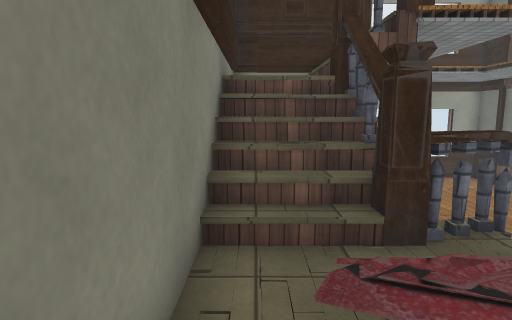
[1] (above)

17 first-person views from a walk through a Unity game level. The camera is 1.2 m above the floor, tilts 8° down and sees 75° across. The floor is counted in squares, 1 m on a side. Each view is taken from the middle of a square. On the plan, view 1 faces up. The plan holds only what a view shows up to about 14 squares ahead; the rest is blank. The place goes on beyond the plan. Some surface patterns are stand-ins.

[2]
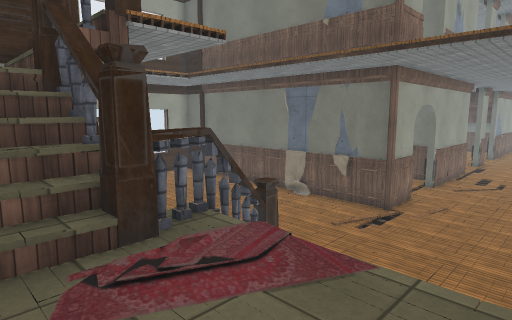

[3]
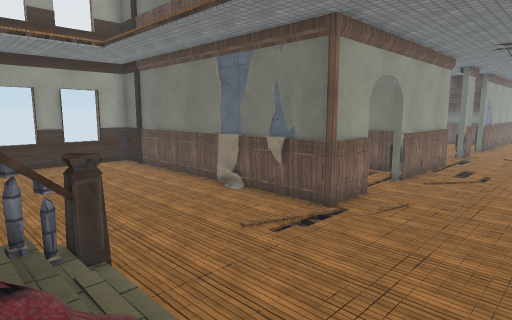

[4]
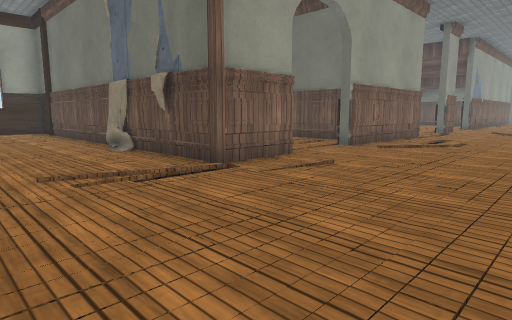

[5]
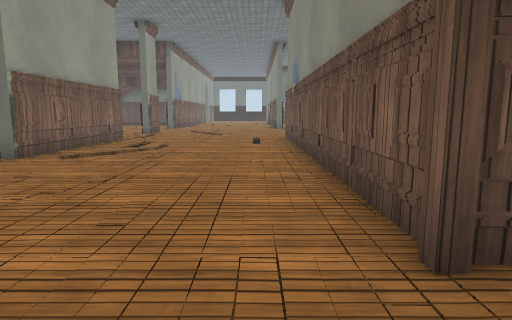

[6]
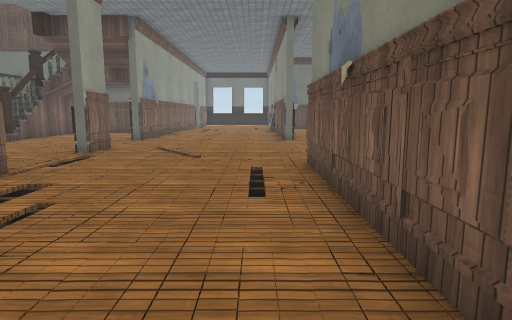

[7]
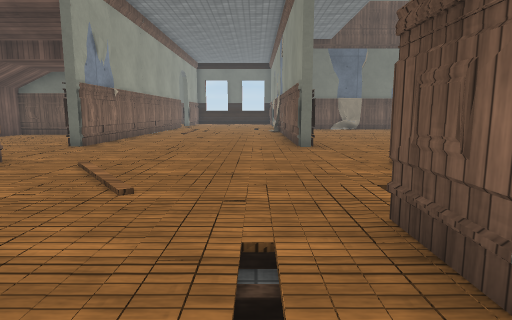

[8]
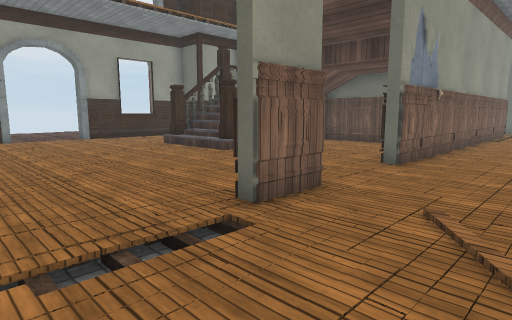

[9]
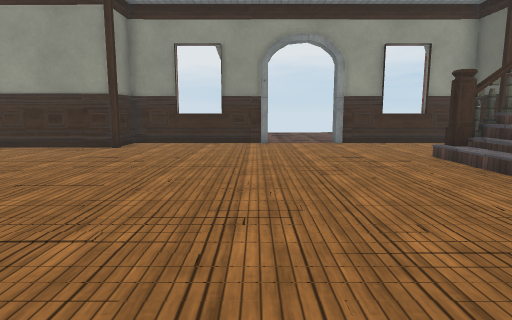

[10]
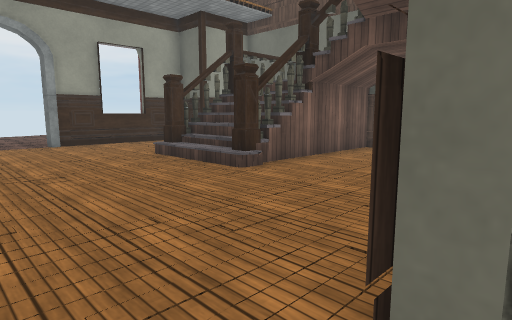

[11]
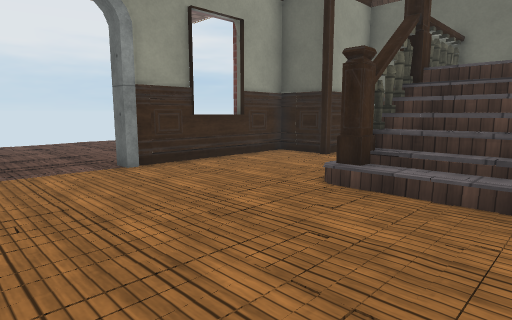

[12]
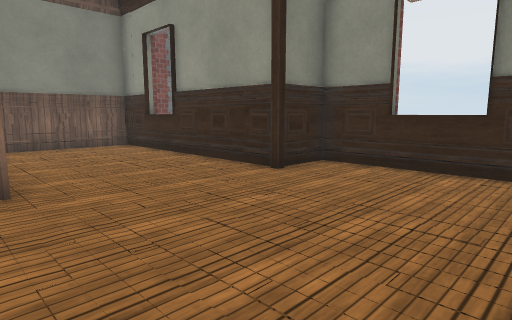

[13]
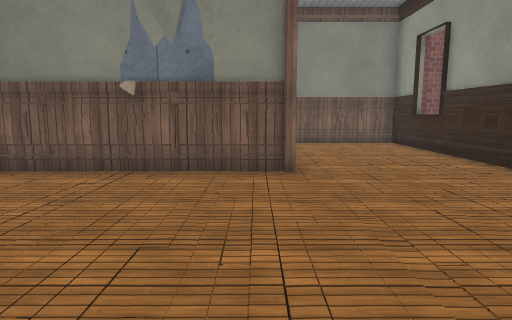

[14]
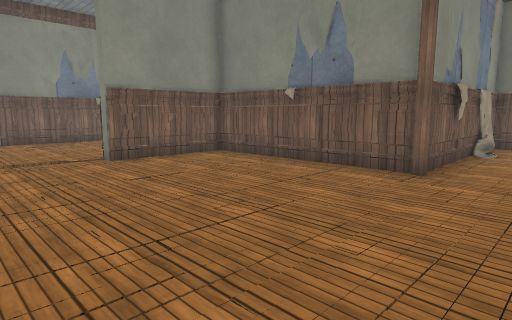

[15]
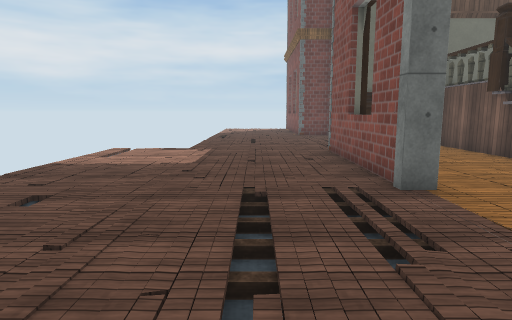

[16]
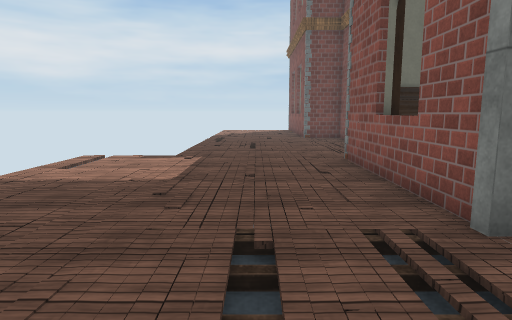

[17]
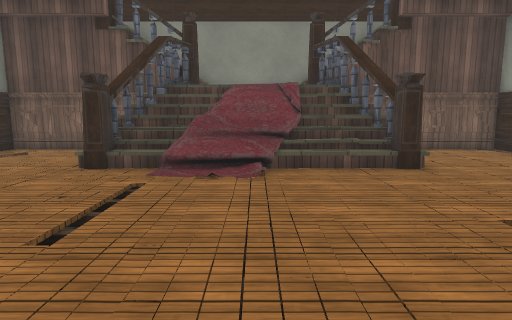

### Floor plan
Key: @ floor where view 1 was taken; # wall or solid block; x gap in a wall; . main floor; - floor 0.25 m lower than the main floor; : floor 2 m higher than the main floor; + floor 2.25 m higher than the main floor; / step, stairs or slope; = window, fence, low wall or low ledge; ^ raised ledge; O other object.
Columns run from 1 left of view 1 to 35 right of it. Each row starts with its distance up from view 1.
 24                            ---------
 23                           ...........
 22                           ./.....-...
 21                         . ////.......
 20                           .///.......
 19                            .....=#...
 18              #       ##^^##..-#^^###.
 17              ###^#####....../......#
 16        /// //#...../................
 15        --- --#........////////.--...
 14        ------#........//////////^^#xx
 13        ------#.................///
 12       -------#.##..............///
 11       -------########///////////^##//
 10    ## ///////#      #//////./////////
  9  ###-/-/--.//#      #................
  8  # O---------#     .#................
  7 ##=#---------#    ..#...............
  6 ##=^  -/-----#   ...#..............
  5 #==^##^/-----###---#####////#---#####
  4 #++x^///-----.-----.-//-----//-------
  3 #:: ////-----.////////----/-/--------
  2 #:::://////////-//////////////////---
  1 #  ://=/----/-/////-//- -/-----------
  0 #@ #////////-/-------////-/----------
 -1 #  ^#^^#////-############x/-----#####
 -2    ^ ###     #            /---------

Where each view was taken, in squares from view 1:
view 1: 0 up, 0 right, facing up
view 2: 0 up, 0 right, facing up-right
view 3: 0 up, 4 right, facing up-right
view 4: 0 up, 8 right, facing up-right
view 5: 0 up, 10 right, facing right
view 6: 0 up, 16 right, facing right
view 7: 0 up, 21 right, facing right
view 8: 2 up, 23 right, facing up-right
view 9: 5 up, 25 right, facing up
view 10: 5 up, 25 right, facing up-right
view 11: 11 up, 25 right, facing up-right
view 12: 11 up, 25 right, facing up-left
view 13: 11 up, 26 right, facing left
view 14: 14 up, 26 right, facing down-left
view 15: 21 up, 23 right, facing right
view 16: 21 up, 25 right, facing right
view 17: 2 up, 13 right, facing left
